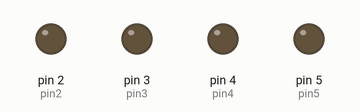
A sketch run on a simulated Arduino Uno, built with avr-gcc and run on an emulated ATmega328P. Parts: output pins drawn as LEDs (lit = HIGH).

Above: at 0.5 s.
At 2.5 s:
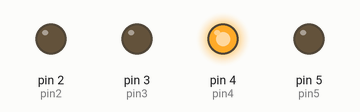
At 4.5 s:
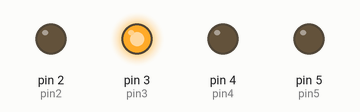
At 9.5 s:
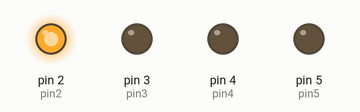
At 13.5 s:
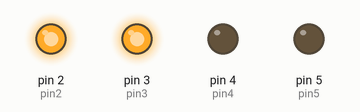
At 18.5 s:
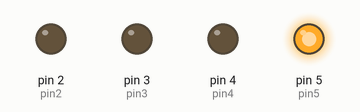
Timing chart, 0 to 19.6 s (numbered marks = the images above):
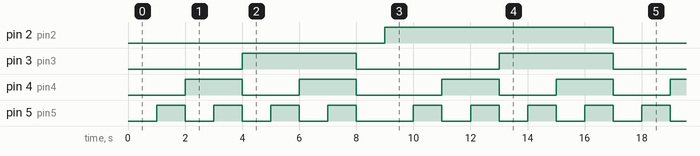

Measured:
- by itself, pin 2 (pin2): alternates HIGH for 8.0 s and LOW for 9.0 s
- by itself, pin 3 (pin3): LOW → HIGH at 4.0 s, → LOW 4.0 s later, → HIGH 5.0 s later, → LOW 4.0 s later, … (9 changes in this stretch)
- by itself, pin 4 (pin4): repeats every 17.0 s: LOW 2.0 s, HIGH 2.0 s, LOW 3.0 s, 2 × (HIGH 2.0 s, LOW 2.0 s), HIGH 2.0 s
- by itself, pin 5 (pin5): repeats every 17.0 s: 3 × (LOW 1.0 s, HIGH 1.0 s), LOW 2.0 s, 4 × (HIGH 1.0 s, LOW 1.0 s), HIGH 1.0 s

The sketch:

binary_counter.ino
```cpp
int pin2=2;
int pin3=3;
int pin4=4;
int pin5=5;
int waitTime=1000;

void setup() {
  pinMode(pin2,OUTPUT);
  pinMode(pin3,OUTPUT);
  pinMode(pin4,OUTPUT);
  pinMode(pin5,OUTPUT);

}

void loop() {
  // put your main code here, to run repeatedly:
 ; digitalWrite(pin2,LOW);
  digitalWrite(pin3,LOW);
  digitalWrite(pin4,LOW);
  digitalWrite(pin5,LOW);
  delay(waitTime)

  ;digitalWrite(pin2,LOW);
  digitalWrite(pin3,LOW);
  digitalWrite(pin4,LOW);
  digitalWrite(pin5,HIGH);
  delay(waitTime)

  ;digitalWrite(pin2,LOW);
  digitalWrite(pin3,LOW);
  digitalWrite(pin4,HIGH);
  digitalWrite(pin5,LOW);
  delay(waitTime)

  ;digitalWrite(pin2,LOW);
  digitalWrite(pin3,LOW);
  digitalWrite(pin4,HIGH);
  digitalWrite(pin5,HIGH);
  delay(waitTime)

  ;digitalWrite(pin2,LOW);
  digitalWrite(pin3,HIGH);
  digitalWrite(pin4,LOW);
  digitalWrite(pin5,LOW);
  delay(waitTime)

  ;digitalWrite(pin2,LOW);
  digitalWrite(pin3,HIGH);
  digitalWrite(pin4,LOW);
  digitalWrite(pin5,HIGH);
  delay(waitTime);
    digitalWrite(pin2,LOW);
  digitalWrite(pin3,HIGH);
  digitalWrite(pin4,HIGH);
  digitalWrite(pin5,LOW);
  delay(waitTime)

  ;digitalWrite(pin2,LOW);
  digitalWrite(pin3,HIGH);
  digitalWrite(pin4,HIGH);
  digitalWrite(pin5,HIGH);
  delay(waitTime);
    digitalWrite(pin2,LOW);
  digitalWrite(pin3,LOW);
  digitalWrite(pin4,LOW);
  digitalWrite(pin5,LOW);
  delay(waitTime)

  ;digitalWrite(pin2,HIGH);
  digitalWrite(pin3,LOW);
  digitalWrite(pin4,LOW);
  digitalWrite(pin5,LOW);
  delay(waitTime);

    ;digitalWrite(pin2,HIGH);
  digitalWrite(pin3,LOW);
  digitalWrite(pin4,LOW);
  digitalWrite(pin5,HIGH);
  delay(waitTime);
    ;digitalWrite(pin2,HIGH);
  digitalWrite(pin3,LOW);
  digitalWrite(pin4,HIGH);
  digitalWrite(pin5,LOW);
  delay(waitTime);
    ;digitalWrite(pin2,HIGH);
  digitalWrite(pin3,LOW);
  digitalWrite(pin4,HIGH);
  digitalWrite(pin5,HIGH);
  delay(waitTime);
    ;digitalWrite(pin2,HIGH);
  digitalWrite(pin3,HIGH);
  digitalWrite(pin4,LOW);
  digitalWrite(pin5,LOW);
  delay(waitTime);
    ;digitalWrite(pin2,HIGH);
  digitalWrite(pin3,HIGH);
  digitalWrite(pin4,LOW);
  digitalWrite(pin5,HIGH);
  delay(waitTime);
    ;digitalWrite(pin2,HIGH);
  digitalWrite(pin3,HIGH);
  digitalWrite(pin4,HIGH);
  digitalWrite(pin5,LOW);
  delay(waitTime);
    ;digitalWrite(pin2,HIGH);
  digitalWrite(pin3,HIGH);
  digitalWrite(pin4,HIGH);
  digitalWrite(pin5,HIGH);
  delay(waitTime);
}
```
